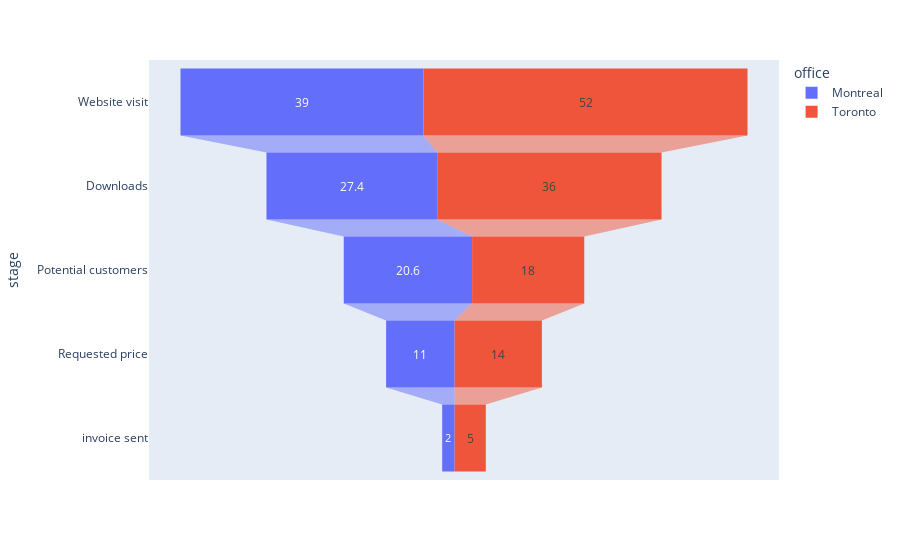

Write notebook code for a chart like this one.
### Code cell
px.funnel(df,x='number',y='stage',color='office')

### Figure 1 — Plotly figure (JSON) as saved in the notebook; plotly's stock layout.template omitted (floating-point values rounded to 4 significant figures)
{"data": [{"hovertemplate": "office=Montreal<br>number=%{x}<br>stage=%{y}<extra></extra>", "legendgroup": "Montreal", "marker": {"color": "#636efa"}, "name": "Montreal", "orientation": "h", "showlegend": true, "type": "funnel", "x": [39, 27.4, 20.6, 11, 2], "xaxis": "x", "y": ["Website visit", "Downloads", "Potential customers", "Requested price", "invoice sent"], "yaxis": "y"}, {"hovertemplate": "office=Toronto<br>number=%{x}<br>stage=%{y}<extra></extra>", "legendgroup": "Toronto", "marker": {"color": "#EF553B"}, "name": "Toronto", "orientation": "h", "showlegend": true, "type": "funnel", "x": [52, 36, 18, 14, 5], "xaxis": "x", "y": ["Website visit", "Downloads", "Potential customers", "Requested price", "invoice sent"], "yaxis": "y"}], "layout": {"legend": {"title": {"text": "office"}, "tracegroupgap": 0}, "margin": {"t": 60}, "xaxis": {"anchor": "y", "domain": [0, 1], "title": {"text": "number"}}, "yaxis": {"anchor": "x", "domain": [0, 1], "title": {"text": "stage"}}}}
